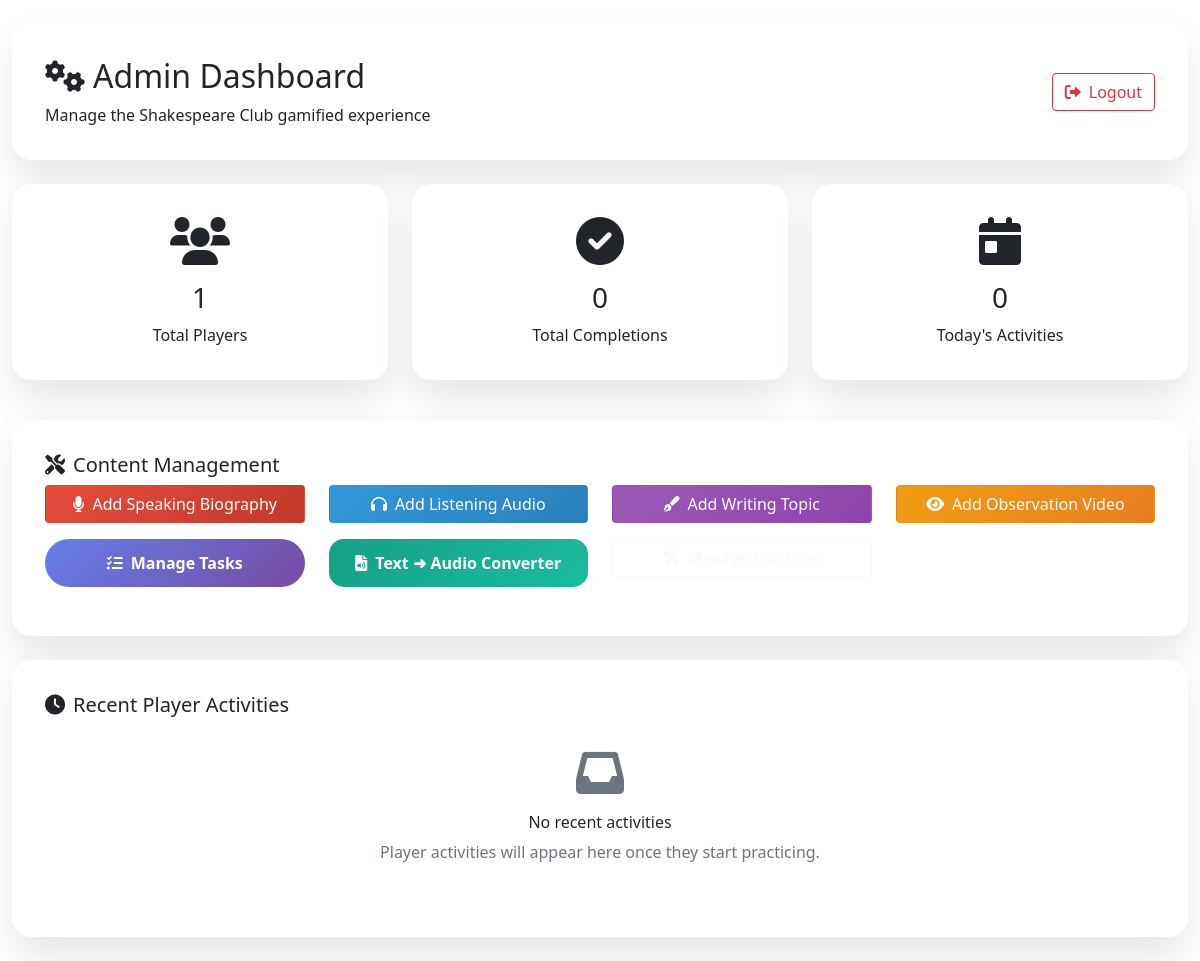
Page /admin/dashboard (signed in) on the earlier database version.
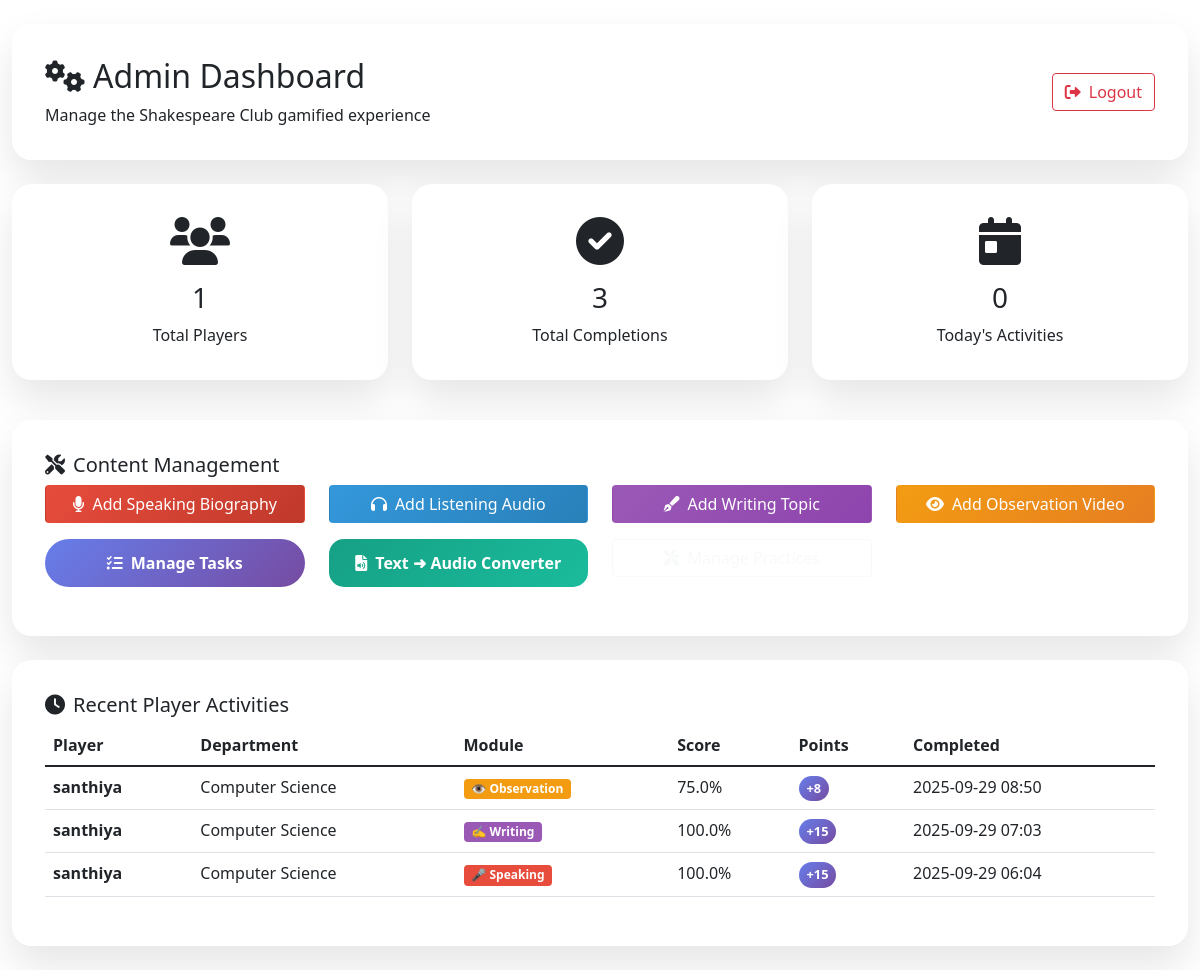
Same page on the later database version.
### tables this page shows
CREATE TABLE user_completions (
        id INTEGER PRIMARY KEY AUTOINCREMENT,
        user_id INTEGER NOT NULL,
        module_type TEXT NOT NULL,
        content_id INTEGER NOT NULL,
        score INTEGER NOT NULL,
        points_earned INTEGER NOT NULL,
        completed_at TIMESTAMP DEFAULT CURRENT_TIMESTAMP,
        FOREIGN KEY (user_id) REFERENCES users (id)
    );

CREATE TABLE users (
        id INTEGER PRIMARY KEY AUTOINCREMENT,
        username TEXT UNIQUE NOT NULL,
        register_number TEXT UNIQUE NOT NULL,
        department TEXT NOT NULL,
        total_points INTEGER DEFAULT 0,
        current_streak INTEGER DEFAULT 0,
        best_streak INTEGER DEFAULT 0,
        badges TEXT DEFAULT '[]',
        created_at TIMESTAMP DEFAULT CURRENT_TIMESTAMP
    );

### app.py (the view)
@app.route('/admin/dashboard')
def admin_dashboard():
    if 'admin_id' not in session:
        return redirect(url_for('admin_login'))
    conn = get_db_connection()
    stats = {
        'total_users': conn.execute('SELECT COUNT(*) FROM users').fetchone()[0],
        'total_completions': conn.execute('SELECT COUNT(*) FROM user_completions').fetchone()[0],
        'today_activities': conn.execute('SELECT COUNT(*) FROM user_completions WHERE DATE(completed_at) = DATE("now")').fetchone()[0]
    }
    recent_activities = conn.execute('''
        SELECT uc.*, u.username, u.department
        FROM user_completions uc
        JOIN users u ON uc.user_id = u.id
        ORDER BY uc.completed_at DESC
        LIMIT 10
    ''').fetchall()
    conn.close()
    return render_template('admin_dashboard.html', stats=stats, activities=recent_activities)

### app.py (called while the page is built)
def get_db_connection():
    conn = sqlite3.connect('shakespeare_club_gamified.db')
    conn.row_factory = sqlite3.Row
    return conn

@app.after_request
def add_mic_permissions_headers(response):
    response.headers['Permissions-Policy'] = "microphone=(self)"
    response.headers['Feature-Policy'] = "microphone 'self'"
    return response

### templates/admin_dashboard.html (shortened to what the changed rows need)
<!DOCTYPE html>
<html lang="en">
<head>
    <link href="https://cdn.jsdelivr.net/npm/bootstrap@5.1.3/dist/css/bootstrap.min.css" rel="stylesheet">
    <link rel="stylesheet" href="{{ url_for('static', filename='css/gamified.css') }}">
    <link href="https://cdnjs.cloudflare.com/ajax/libs/font-awesome/6.0.0/css/all.min.css" rel="stylesheet">
</head>
<body class="bg-gradient admin-page">
    <div class="container-fluid py-4">
        <div class="row mb-4">
            <div class="col-12">
                <div class="game-card">
                    <div class="row align-items-center">
                        <div class="col-md-8">
                            <h2><i class="fas fa-cogs me-2"></i>Admin Dashboard</h2>
                        </div>
                    </div>
                </div>
            </div>
        </div>
        <div class="row mb-4">
            <div class="col-md-4 mb-3">
                <div class="game-card text-center">
                    <i class="fas fa-check-circle fa-3x mb-3" style="color: var(--success-gradient);"></i>
                    <h3>{{ stats.total_completions }}</h3>
                    <p class="mb-0">Total Completions</p>
                </div>
            </div>
        </div>
        <div class="row">
            <div class="col-12">
                <div class="game-card">
                    {% if activities %}
                    <div class="table-responsive">
                        <table class="table table-hover">
                            <thead>
                                <tr>
                                    <th>Player</th>
                                    <th>Department</th>
                                    <th>Module</th>
                                    <th>Score</th>
                                    <th>Points</th>
                                    <th>Completed</th>
                                </tr>
                            </thead>
                            <tbody>
                                {% for activity in activities %}
                                <tr>
                                    <td><strong>{{ activity.username }}</strong></td>
                                    <td>{{ activity.department }}</td>
                                    <td>
                                        {% if activity.module_type == 'speaking' %}
                                            <span class="badge" style="background: var(--speaking-color);">
                                                🎤 Speaking
                                            </span>
                                        {% elif activity.module_type == 'listening' %}
                                            <span class="badge" style="background: var(--listening-color);">
                                                🎧 Listening
                                            </span>
                                        {% elif activity.module_type == 'writing' %}
                                            <span class="badge" style="background: var(--writing-color);">
                                                ✍️ Writing
                                            </span>
                                        {% elif activity.module_type == 'observation' %}
                                            <span class="badge" style="background: var(--observation-color);">
                                                👁️ Observation
                                            </span>
                                        {% endif %}
                                    </td>
                                    <td>{{ "%.1f"|format(activity.score) }}%</td>
                                    <td>
                                        <span class="points-display" style="font-size: 0.8rem; padding: 3px 8px;">
                                            +{{ activity.points_earned }}
                                        </span>
                                    </td>
                                    <td>{{ activity.completed_at[:16] }}</td>
                                </tr>
                                {% endfor %}
                            </tbody>
                        </table>
                    </div>
                    {% else %}
                    <div class="text-center py-4">
                        <i class="fas fa-inbox fa-3x mb-3 text-muted"></i>
                        <h6>No recent activities</h6>
                        <p class="text-muted">Player activities will appear here once they start practicing.</p>
                    </div>
                    {% endif %}
                </div>
            </div>
        </div>
    </div>
</body>
</html>

Differences in the rows shown:
added user_completions: username "santhiya", department "Computer Science", module_type "👁️ Observation", score "75.0", points_earned "8", completed_at "2025-09-29 08:50"
added user_completions: username "santhiya", department "Computer Science", module_type "✍️ Writing", score "100.0", points_earned "15", completed_at "2025-09-29 07:03"
added user_completions: username "santhiya", department "Computer Science", module_type "🎤 Speaking", score "100.0", points_earned "15", completed_at "2025-09-29 06:04"
Other differences:
{{ stats.total_completions }}: "0" → "3"
text no longer shown: "No recent activities Player activities will appear here once they start practicing."
text now shown: "Player Department Module Score Points Completed"
